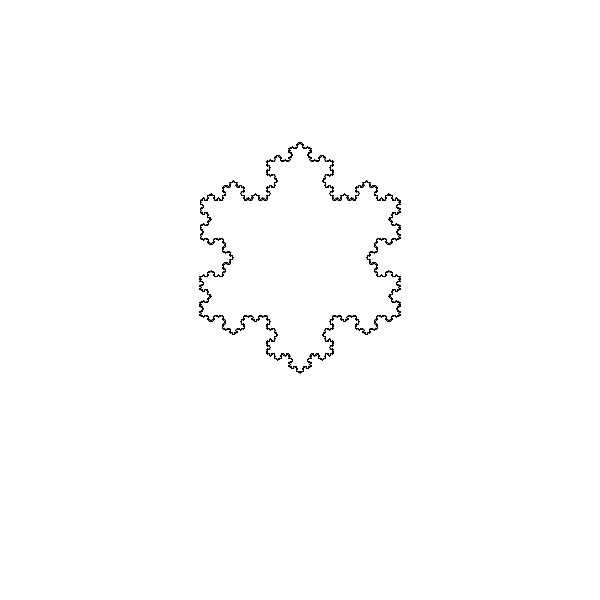
Frame 1 (no input)
Frame 60 (the mouse pressed at the canvas centre just before this capture): identical to frame 1, image omitted
Frame 120 (the mouse held since frame 60 and released just before this capture): identical to frame 1, image omitted

The Processing sketch that drew this single still picture (run headless with seeded random() and noise(); from frame 60 on, the mouse is pressed at the canvas centre):

// Processing sketch: koch_snowflake
// ── koch_snowflake.pde
ArrayList<KochLine> lines;

void setup() {
  size(600, 600);
  background(255);
  lines = new ArrayList<KochLine>();
  
  int boundary = 200;
  
  PVector start_top = new PVector(boundary,boundary);
  PVector end_top = new PVector(width-boundary, boundary);
  
  PVector start_left = end_top.copy().sub(boundary,boundary).rotate(radians(60)).add(boundary,boundary);
  PVector end_left = start_top.copy();
  
  PVector start_right = end_top.copy();
  PVector end_right = start_left.copy();
  
  lines.add(new KochLine(start_top, end_top));
  lines.add(new KochLine(start_left, end_left));
  lines.add(new KochLine(start_right, end_right));
  
  for (int i = 0; i<5; i++) {
    generate();
  }
}

void draw() {
  background(255);
   
  for (KochLine l : lines) {
    l.display();
  }
}
// ── koch_line.pde
class KochLine {

  PVector start;
  PVector end;
  
  KochLine(PVector a, PVector b) {
    start = a.copy();
    end = b.copy();
    /* 
    * old deprecated version for when the above does not work
    * start = a.get();
    * end = b.get();
    */
  }
  
  PVector kochA() {
    return start.copy();
  }
  
  PVector kochB() {
    PVector v = PVector.sub(end, start);
    v.div(3);
    v.add(start);
    return v;
  }
  
  PVector kochC() {
    PVector a = start.copy();
    
    PVector v = PVector.sub(end, start);
    v.div(3);
    a.add(v);
    
    v.rotate(-radians(60));
    a.add(v);
    
    return a;
  }
  
  PVector kochD() {
    PVector v = PVector.sub(end, start);
    v.mult(2/3.0);
    v.add(start);
    return v;
  }

  PVector kochE() {
    return end.copy();
  }

  void display() {
    stroke(0);
    line(start.x, start.y, end.x, end.y);
  }
}

void generate() {
  ArrayList next = new ArrayList<KochLine>();
  for (KochLine l : lines){
    PVector a = l.kochA();
    PVector b = l.kochB();
    PVector c = l.kochC();
    PVector d = l.kochD();
    PVector e = l.kochE();
    
    next.add(new KochLine(a,b));
    next.add(new KochLine(b,c));
    next.add(new KochLine(c,d));
    next.add(new KochLine(d,e));
  }
  lines = next;
  
  for (KochLine l : lines) {
    l.display();
  }
}
